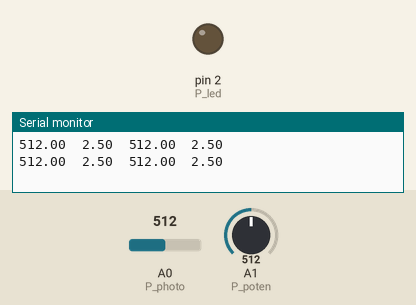
Simulated run of this sketch. Board: Arduino Uno, built with avr-gcc and run on an emulated ATmega328P. Shown: output pins drawn as LEDs (lit = HIGH), the last lines printed to the serial monitor. The test bench sets the inputs (shaded band); at power-on: A1 (P_poten) = 512, A0 (P_photo) = 512.

Above: at 1.8 s.
1.9 s: A1 (P_poten) set to 531
At 2.4 s:
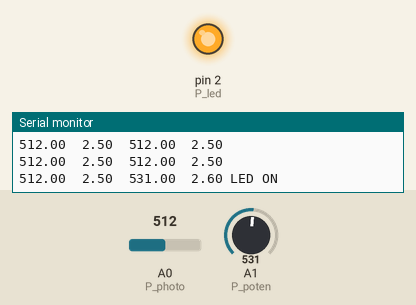
3.5 s: A1 (P_poten) set to 511
At 5.2 s:
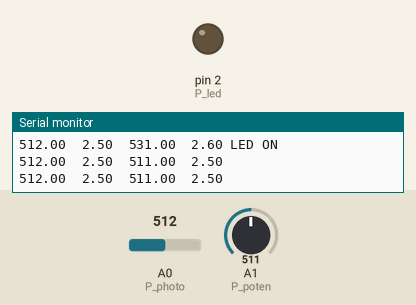
5.5 s: A1 (P_poten) set to 716
At 6.9 s:
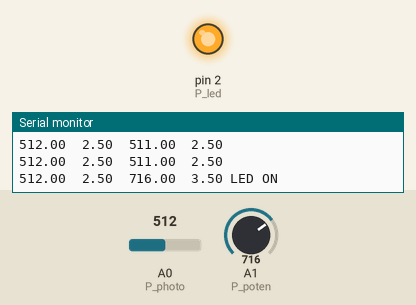
Timing chart, 0 to 8.5 s (numbered marks = the images above; inputs shaded):
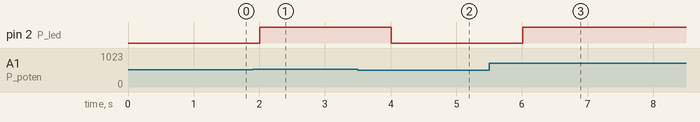

Measured:
- the behaviour switches between 512 and 513 on A1 (P_poten) (found by bisection; images 0 and 1)
- after the input at 1.9 s, pin 2 (P_led): LOW → HIGH after 0.11 s
- after the input at 3.5 s, pin 2 (P_led): HIGH → LOW after 0.51 s
- after the input at 5.5 s, pin 2 (P_led): LOW → HIGH after 0.51 s

The sketch:

_5_photoresistor.ino
```cpp
/*
- use photoresistor.
 - Dùng 2 mạch cầu phân áp.  1 cái đo ánh sáng, 1 cái xác định mứcđộ
 */

int P_led = 2;
int P_photo = A0;
int P_poten = A1;

void setup(){
  Serial.begin(9600);
  pinMode(P_led, OUTPUT);

}


void loop(){
   float v_photo = analogRead(P_photo);
   float v_poten =analogRead(P_poten);
   float v_photo_volt = v_photo*5.0/1023.0;
   float v_poten_volt = v_poten*5.0/1023.0;


   Serial.print(v_photo);
   Serial.print("\t");
   Serial.print(v_photo_volt);
   Serial.print("\t");
   Serial.print(v_poten);
   Serial.print("\t");
   Serial.print(v_poten_volt);

   if (v_photo_volt < v_poten_volt){
      digitalWrite(P_led,HIGH);
      Serial.print(" LED ON");
   } else {
      digitalWrite(P_led,LOW);

   }

   Serial.println();

   delay(1000);
}
```
